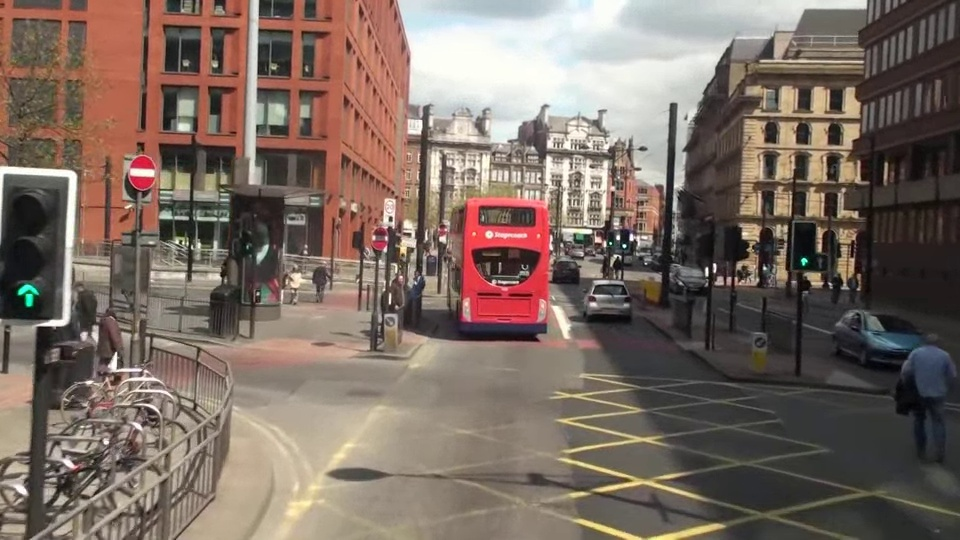
#> input picture CV_DL/ch5/mot_color70.jpg, 960 x 540 px, found by its file name
$ python 5-2Exp.py
#> lines starting #> are read from the running program, lines starting #| are printed output that depends on the picture
import cv2 as cv

img = cv.imread('source/ch5/mot_color70.jpg')
#> img is the input picture: shape (540, 960, 3); mean B, G, R 98.4, 107.7, 123.2
gray = cv.cvtColor(img, cv.COLOR_BGR2GRAY)
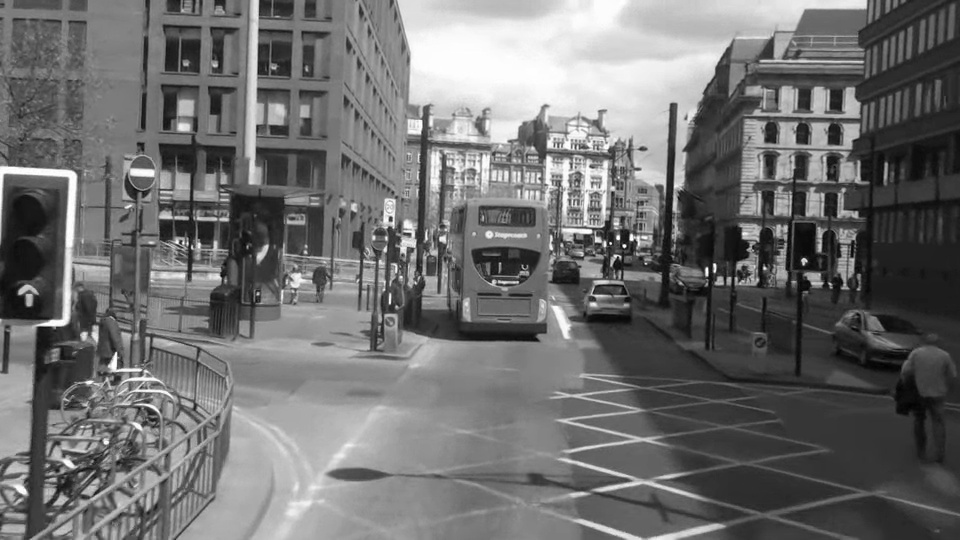
#> gray: shape (540, 960); min 1, max 255, mean 111.3

# 키포인트를 2, 4, 8, 16, ..., 512개를 생성하고 각 결과를 비교
for i in range(1, 10):
    keypoints = 2**i
    sift = cv.SIFT_create(nfeatures=keypoints)
    kp, des = sift.detectAndCompute(gray, None)
    gray = cv.drawKeypoints(gray, kp, None, flags=cv.DRAW_MATCHES_FLAGS_DRAW_RICH_KEYPOINTS)
    cv.imshow(f'sift_{keypoints}', gray)
#> this loop made 9 passes
#> kp on pass 1: 2 keypoints; (x, y, size): (624, 246, 2.5), (624, 246, 2.5)
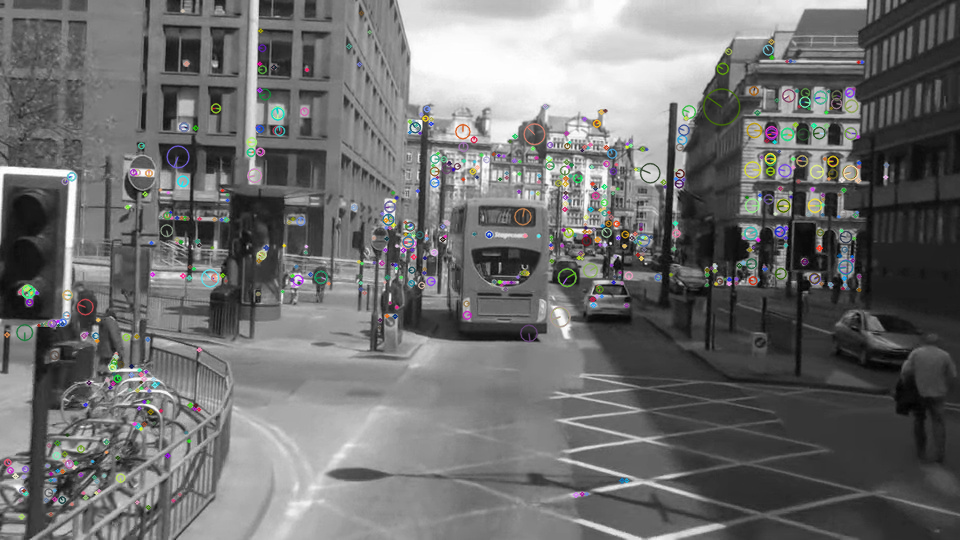
#> gray: shape (540, 960, 3); mean of channels 0, 1, 2 110.7, 110.9, 110.8; drawn as B, G, R

# 실행결과 SIFT는 신호등, 표지판, 창문, 건물 모서리처럼
# 1. 주변과 명암대비가 확실하거나
# 2. 코너 처럼 여러 방향으로의 경계가 있거나
# 3. 표지판 처럼 상대적으로 복잡한 패턴이 존재하는
# 곳들을 키포인트로 검출해냄
# 이러한 기준에 따른 특징점 검출은 스케일 불변성을 유지함

cv.waitKey()
cv.destroyAllWindows()

$ run again, with CV_DL/ch5/mot_color83.jpg copied over CV_DL/ch5/mot_color70.jpg
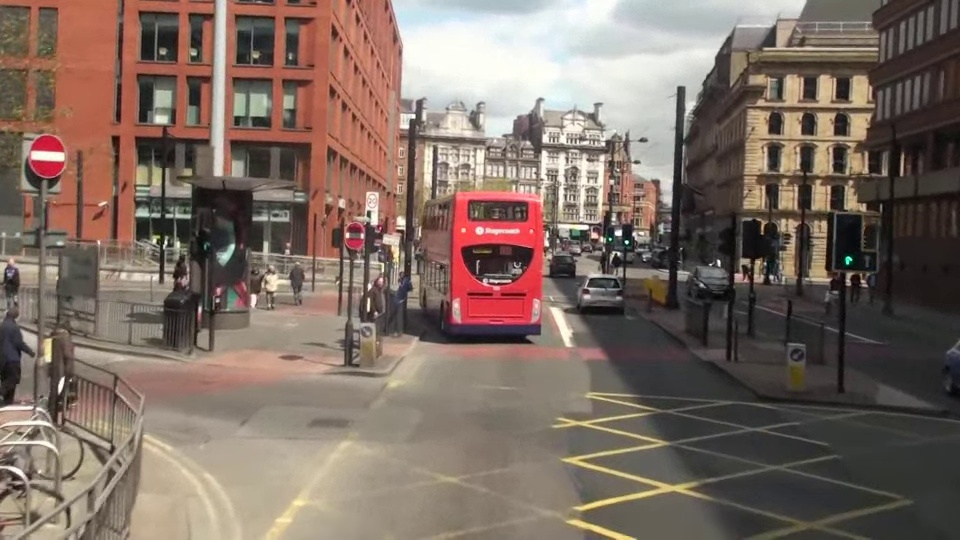
#> input picture CV_DL/ch5/mot_color83.jpg, 960 x 540 px, found by its file name
#> img is the input picture: shape (540, 960, 3); mean B, G, R 99.1, 108.8, 125.8
#> `gray = cv.cvtColor(img, cv.COLOR_BGR2GRAY)`:
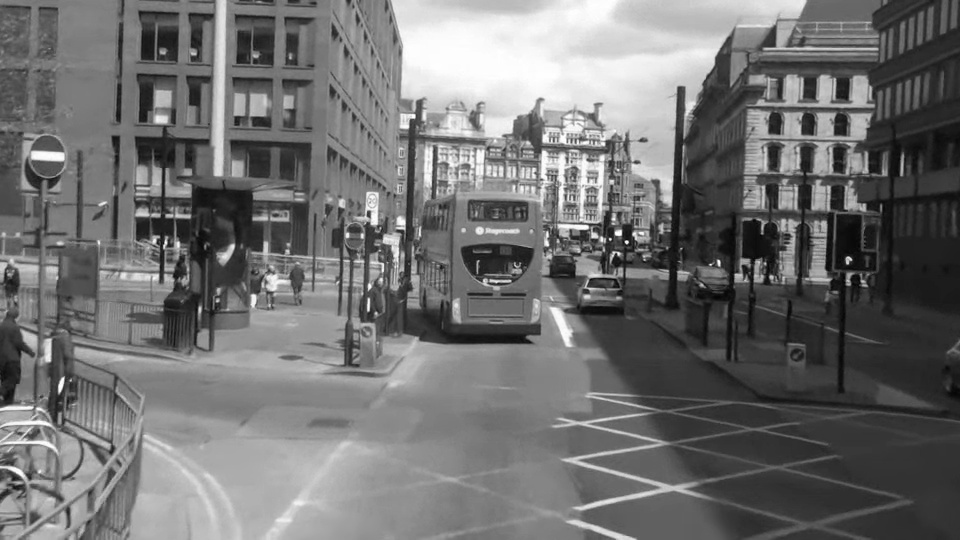
#> gray: shape (540, 960); min 1, max 255, mean 112.8
#> the loop `for i in range(1, 10):` made 9 passes
#> kp on pass 1: 2 keypoints; (x, y, size): (627, 242, 2.5), (627, 242, 2.5)
#> after the loop `for i in range(1, 10):`:
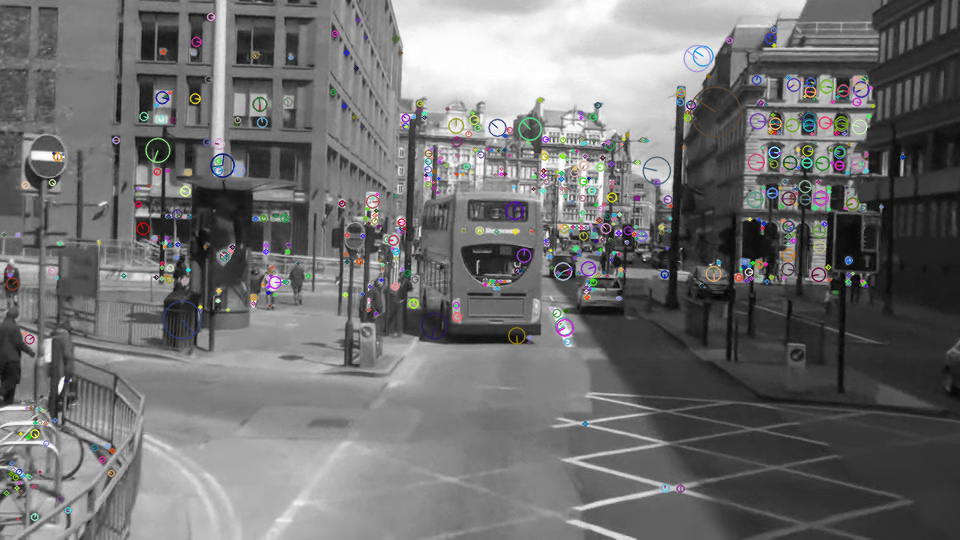
#> gray: shape (540, 960, 3); mean of channels 0, 1, 2 112.5, 112.4, 112.5; drawn as B, G, R
